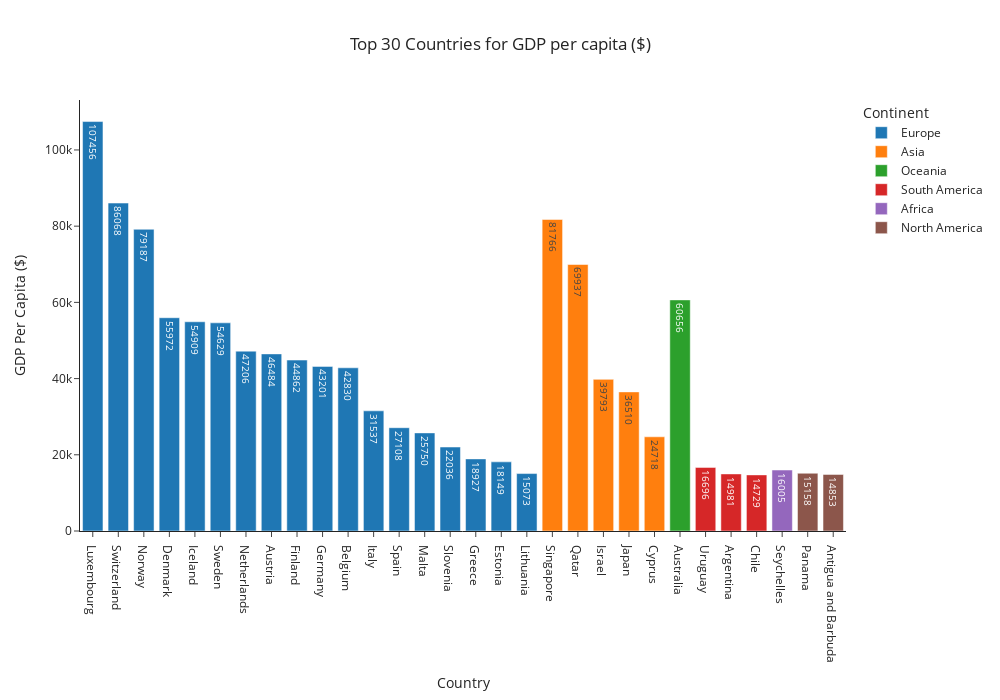

The notebook cell saved with this chart:
### Code cell
import plotly.io as pi
fig = px.bar(final_df_2[final_df_2['Year'] == 2015].sort_values('gdp',ascending=False).head(30),x='Country', y='gdp',
        color='Continent',template='simple_white', width=1000, height=700, text='gdp', title='Top 30 Countries for GDP per capita ($)',
        labels={'gdp':'GDP Per Capita ($)'})
fig.update_layout(title_text='Top 30 Countries for GDP per capita ($)', title_x=0.5)
fig

### Figure 1 — Plotly figure (JSON) as saved in the notebook; plotly's stock layout.template omitted (floating-point values rounded to 4 significant figures)
{"data": [{"alignmentgroup": "True", "hovertemplate": "Continent=Europe<br>Country=%{x}<br>GDP Per Capita ($)=%{text}<extra></extra>", "legendgroup": "Europe", "marker": {"color": "#1F77B4", "pattern": {"shape": ""}}, "name": "Europe", "offsetgroup": "Europe", "orientation": "v", "showlegend": true, "text": [107456, 86068, 79187, 55972, 54909, 54629, 47206, 46484, 44862, 43201, 42830, 31537, 27108, 25750, 22036, 18927, 18149, 15073], "textposition": "auto", "type": "bar", "x": ["Luxembourg", "Switzerland", "Norway", "Denmark", "Iceland", "Sweden", "Netherlands", "Austria", "Finland", "Germany", "Belgium", "Italy", "Spain", "Malta", "Slovenia", "Greece", "Estonia", "Lithuania"], "xaxis": "x", "y": [107456, 86068, 79187, 55972, 54909, 54629, 47206, 46484, 44862, 43201, 42830, 31537, 27108, 25750, 22036, 18927, 18149, 15073], "yaxis": "y"}, {"alignmentgroup": "True", "hovertemplate": "Continent=Asia<br>Country=%{x}<br>GDP Per Capita ($)=%{text}<extra></extra>", "legendgroup": "Asia", "marker": {"color": "#FF7F0E", "pattern": {"shape": ""}}, "name": "Asia", "offsetgroup": "Asia", "orientation": "v", "showlegend": true, "text": [81766, 69937, 39793, 36510, 24718], "textposition": "auto", "type": "bar", "x": ["Singapore", "Qatar", "Israel", "Japan", "Cyprus"], "xaxis": "x", "y": [81766, 69937, 39793, 36510, 24718], "yaxis": "y"}, {"alignmentgroup": "True", "hovertemplate": "Continent=Oceania<br>Country=%{x}<br>GDP Per Capita ($)=%{text}<extra></extra>", "legendgroup": "Oceania", "marker": {"color": "#2CA02C", "pattern": {"shape": ""}}, "name": "Oceania", "offsetgroup": "Oceania", "orientation": "v", "showlegend": true, "text": [60656], "textposition": "auto", "type": "bar", "x": ["Australia"], "xaxis": "x", "y": [60656], "yaxis": "y"}, {"alignmentgroup": "True", "hovertemplate": "Continent=South America<br>Country=%{x}<br>GDP Per Capita ($)=%{text}<extra></extra>", "legendgroup": "South America", "marker": {"color": "#D62728", "pattern": {"shape": ""}}, "name": "South America", "offsetgroup": "South America", "orientation": "v", "showlegend": true, "text": [16696, 14981, 14729], "textposition": "auto", "type": "bar", "x": ["Uruguay", "Argentina", "Chile"], "xaxis": "x", "y": [16696, 14981, 14729], "yaxis": "y"}, {"alignmentgroup": "True", "hovertemplate": "Continent=Africa<br>Country=%{x}<br>GDP Per Capita ($)=%{text}<extra></extra>", "legendgroup": "Africa", "marker": {"color": "#9467BD", "pattern": {"shape": ""}}, "name": "Africa", "offsetgroup": "Africa", "orientation": "v", "showlegend": true, "text": [16005], "textposition": "auto", "type": "bar", "x": ["Seychelles"], "xaxis": "x", "y": [16005], "yaxis": "y"}, {"alignmentgroup": "True", "hovertemplate": "Continent=North America<br>Country=%{x}<br>GDP Per Capita ($)=%{text}<extra></extra>", "legendgroup": "North America", "marker": {"color": "#8C564B", "pattern": {"shape": ""}}, "name": "North America", "offsetgroup": "North America", "orientation": "v", "showlegend": true, "text": [15158, 14853], "textposition": "auto", "type": "bar", "x": ["Panama", "Antigua and Barbuda"], "xaxis": "x", "y": [15158, 14853], "yaxis": "y"}], "layout": {"barmode": "relative", "height": 700, "legend": {"title": {"text": "Continent"}, "tracegroupgap": 0}, "title": {"text": "Top 30 Countries for GDP per capita ($)", "x": 0.5}, "width": 1000, "xaxis": {"anchor": "y", "domain": [0, 1], "title": {"text": "Country"}}, "yaxis": {"anchor": "x", "domain": [0, 1], "title": {"text": "GDP Per Capita ($)"}}}}
